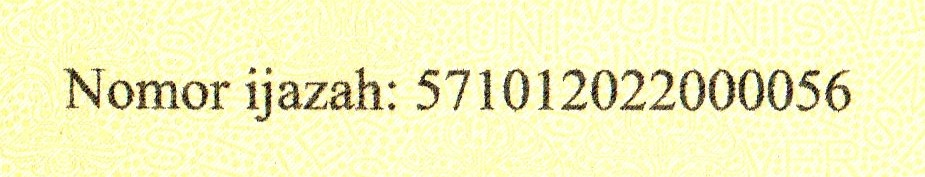
#> input picture gambar_4/01_HighQuality_Enhanced.jpg, 925 x 177 px; its folder holds only this picture in this run
$ python Program_tugas_4.py
#> lines starting #> are read from the running program, lines starting #| are printed output that depends on the picture
import cv2
import numpy as np
import matplotlib.pyplot as plt
import pytesseract
import os
import csv

# Menentukan folder input dan output
folder_gambar = "gambar_4"
folder_hasil = "hasil_tugas_4"
folder_enhancement = os.path.join(folder_hasil, "enhancement")
folder_histogram = os.path.join(folder_hasil, "histogram")
folder_ocr = os.path.join(folder_hasil, "ocr")

os.makedirs(folder_enhancement, exist_ok=True)
os.makedirs(folder_histogram, exist_ok=True)
os.makedirs(folder_ocr, exist_ok=True)

# Menentukan lokasi Tesseract OCR
pytesseract.pytesseract.tesseract_cmd = (
    r"C:\Program Files\Tesseract-OCR\tesseract.exe"
)

nilai_brightness = 50
ekstensi_gambar = (".jpg", ".jpeg", ".png", ".bmp", ".tif", ".tiff")

# Membaca daftar seluruh gambar
if not os.path.isdir(folder_gambar):
    raise FileNotFoundError(f"Folder '{folder_gambar}' tidak ditemukan.")

daftar_gambar = sorted(
    nama for nama in os.listdir(folder_gambar)
    if nama.lower().endswith(ekstensi_gambar)
    and os.path.isfile(os.path.join(folder_gambar, nama))
)

if not daftar_gambar:
    raise FileNotFoundError(f"Tidak ada gambar di folder '{folder_gambar}'.")

semua_hasil_ocr = []

# Memproses setiap gambar
for nomor, nama_file in enumerate(daftar_gambar, start=1):
    print(f"\nMemproses gambar {nomor}/{len(daftar_gambar)}: {nama_file}")

    path_gambar = os.path.join(folder_gambar, nama_file)
    gambar = cv2.imread(path_gambar)
#> gambar is the input picture: shape (177, 925, 3); mean B, G, R 191.1, 241.7, 242.4

    if gambar is None:
        print("Gambar tidak dapat dibaca, dilewati.")
        continue

    tinggi, lebar = gambar.shape[:2]
#> tinggi = 177; lebar = 925
    nama_dasar = os.path.splitext(nama_file)[0]

    # Mengubah gambar menjadi grayscale
    gray = cv2.cvtColor(gambar, cv2.COLOR_BGR2GRAY)
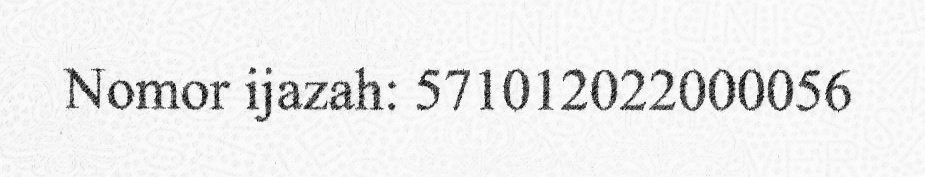
#> gray: shape (177, 925); min 1, max 254, mean 236.2

    # 1. Brightness adjustment
    brightness = cv2.convertScaleAbs(
        gray, alpha=1.0, beta=nilai_brightness
    )
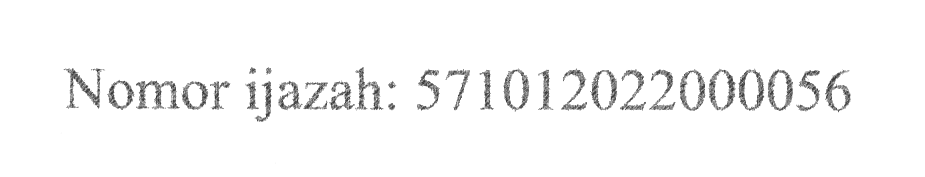
#> brightness: shape (177, 925); min 51, max 255, mean 247.8

    # 2. Contrast stretching
    min_val = np.min(gray)
#> min_val = 1
    max_val = np.max(gray)
#> max_val = 254

    if max_val != min_val:
        contrast = (
            (gray.astype(np.float32) - min_val)
            * 255 / (max_val - min_val)
        )
        contrast = np.clip(contrast, 0, 255).astype(np.uint8)
    else:
        contrast = gray.copy()

    # 3. Histogram equalization
    histogram_equalization = cv2.equalizeHist(gray)
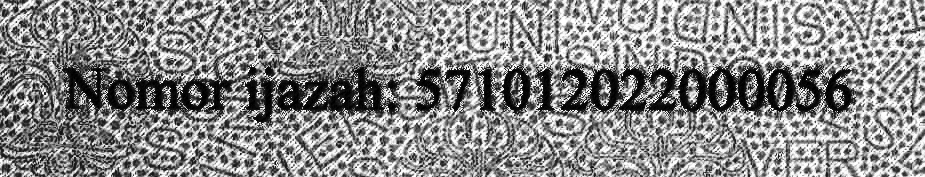
#> histogram_equalization: shape (177, 925); min 0, max 255, mean 136.8

    daftar_citra = [
        (gray, "Sebelum Enhancement (Grayscale)"),
        (brightness, "Brightness Adjustment"),
        (contrast, "Contrast Stretching"),
        (histogram_equalization, "Histogram Equalization")
    ]

    # Menampilkan dan menyimpan hasil enhancement
    fig, axes = plt.subplots(2, 2, figsize=(14, 9))
    fig.suptitle(
        "Hasil Enhancement\n" + nama_file,
        fontsize=15, fontweight="bold"
    )

    for ax, (citra, judul) in zip(axes.flat, daftar_citra):
        ax.imshow(citra, cmap="gray")
        ax.set_title(judul, fontsize=12, fontweight="bold", pad=10)
        ax.axis("off")
#> this loop made 4 passes
#> judul on passes 1 to 4: 'Sebelum Enhancement (Grayscale)', 'Brightness Adjustment', 'Contrast Stretching', 'Histogram Equalization'

    fig.subplots_adjust(
        top=0.86, bottom=0.05, left=0.03, right=0.97,
        hspace=0.25, wspace=0.08
    )

    path_enhancement = os.path.join(
        folder_enhancement, nama_dasar + "_enhancement.png"
    )
    fig.savefig(path_enhancement, dpi=150, bbox_inches="tight")
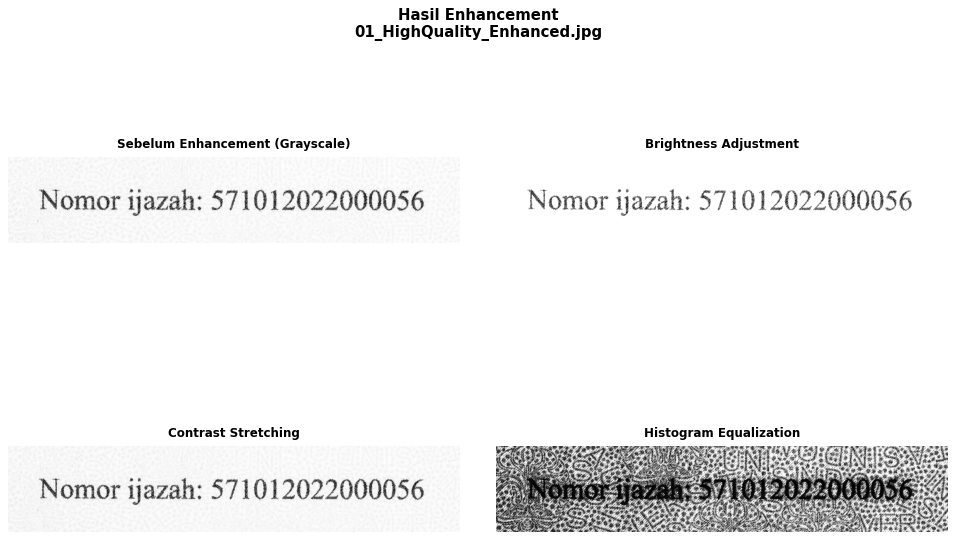
#> figure drawn by matplotlib, 4 panels
    plt.close(fig)

    # Membuat dan menyimpan histogram setiap metode
    fig, axes = plt.subplots(2, 2, figsize=(14, 9))
    fig.suptitle(
        "Histogram Citra\n" + nama_file,
        fontsize=16, fontweight="bold"
    )

    for ax, (citra, judul) in zip(axes.flat, daftar_citra):
        ax.hist(citra.ravel(), bins=256, range=[0, 256])
        ax.set_title(judul, fontsize=12, fontweight="bold", pad=10)
        ax.set_xlabel("Intensitas Piksel")
        ax.set_ylabel("Frekuensi")
        ax.set_xlim(0, 255)
        ax.grid(alpha=0.2)

    fig.subplots_adjust(
        top=0.86, bottom=0.09, left=0.08, right=0.97,
        hspace=0.38, wspace=0.25
    )

    path_histogram = os.path.join(
        folder_histogram, nama_dasar + "_histogram.png"
    )
    fig.savefig(path_histogram, dpi=150, bbox_inches="tight")
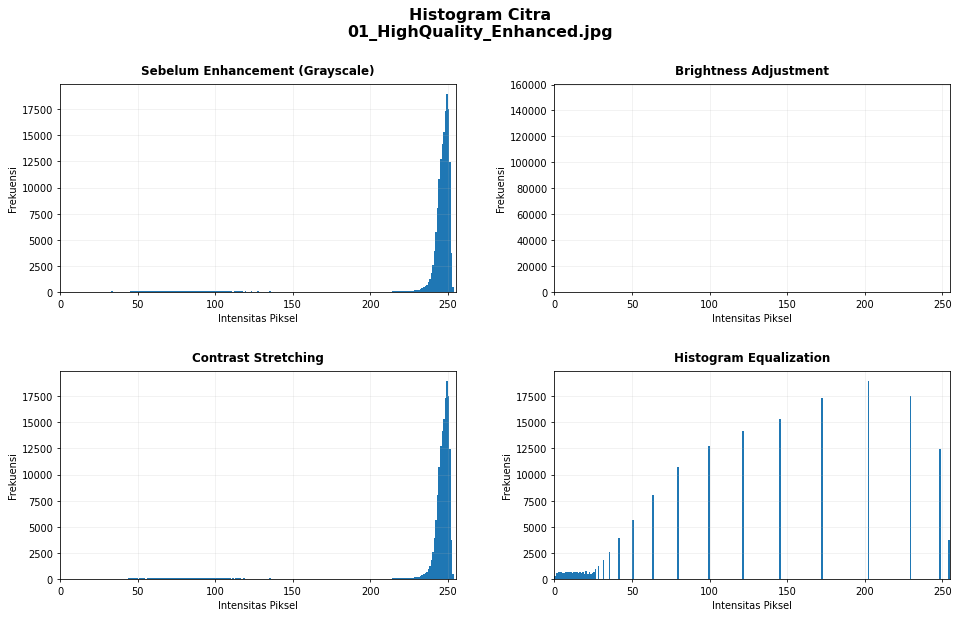
#> figure drawn by matplotlib, 4 panels; panel 1: tallest bar 18936 high, from x = 249 to 250; panel 2: tallest bar 152676 high, from x = 255 to 256; panel 3: tallest bar 18936 high, from x = 249 to 250; panel 4: tallest bar 18936 high, from x = 202 to 203
    plt.close(fig)

    # Melakukan OCR pada keempat versi citra
    hasil_ocr = {}

    for citra, nama_metode in daftar_citra:
#> (the run stopped early here; a loop or call above may not have finished)

$ run again, on gambar_4/07_ColorShift_WarmTint.jpg
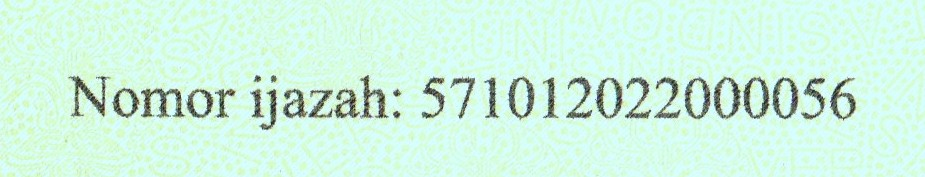
#> input picture gambar_4/07_ColorShift_WarmTint.jpg, 925 x 177 px
#> gambar is the input picture: shape (177, 925, 3); mean B, G, R 225, 243.1, 207.2
#> min_val = 22
#> max_val = 251
#> `histogram_equalization = cv2.equalizeHist(gray)`:
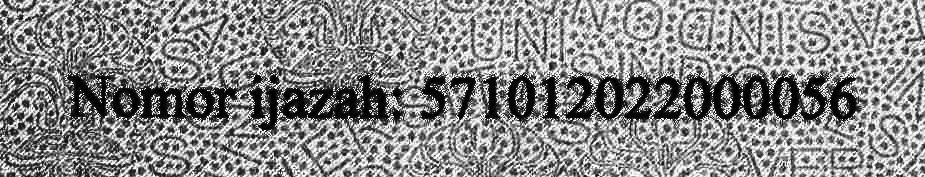
#> histogram_equalization: shape (177, 925); min 0, max 255, mean 137.7
#> the loop `for ax, (citra, judul) in zip(axes.flat, daftar_citra):` made 4 passes
#> judul on passes 1 to 4: 'Sebelum Enhancement (Grayscale)', 'Brightness Adjustment', 'Contrast Stretching', 'Histogram Equalization'
#> `fig.savefig(path_histogram, dpi=150, bbox_inches="tight")`:
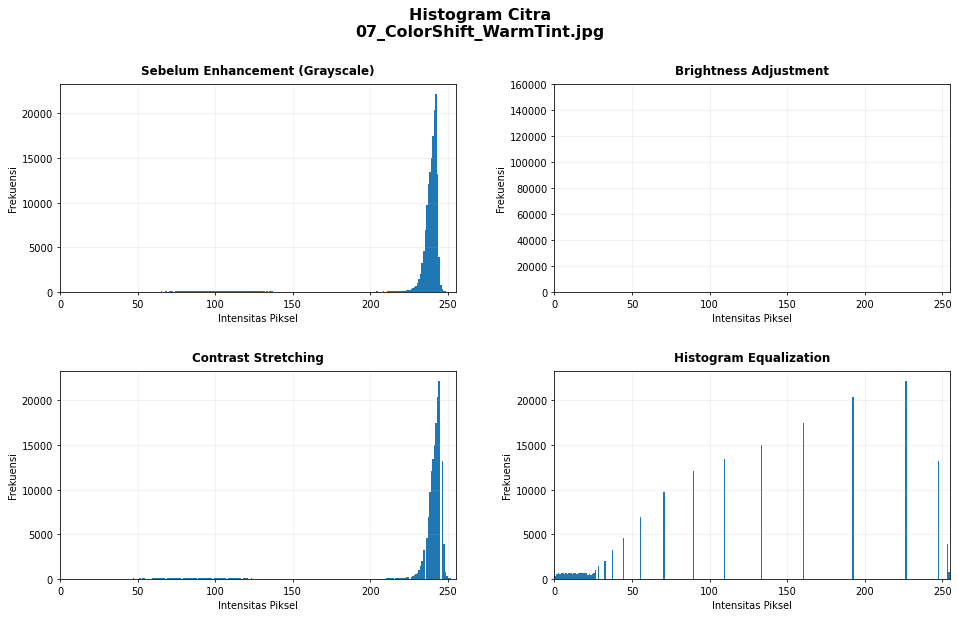
#> figure drawn by matplotlib, 4 panels; panel 1: tallest bar 22142 high, from x = 242 to 243; panel 2: tallest bar 152440 high, from x = 255 to 256; panel 3: tallest bar 22142 high, from x = 244 to 245; panel 4: tallest bar 22142 high, from x = 226 to 227

$ run again, on gambar_4/08_JPEGCompression_Artifacts.jpg
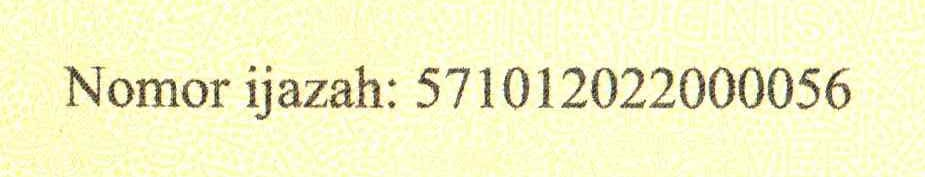
#> input picture gambar_4/08_JPEGCompression_Artifacts.jpg, 925 x 177 px
#> gambar is the input picture: shape (177, 925, 3); mean B, G, R 198.1, 243, 243
#> min_val = 10
#> max_val = 254
#> `histogram_equalization = cv2.equalizeHist(gray)`:
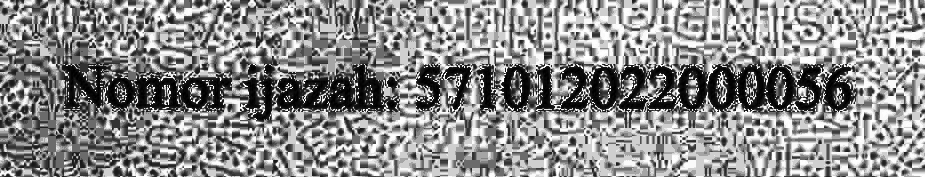
#> histogram_equalization: shape (177, 925); min 0, max 255, mean 138.9
#> the loop `for ax, (citra, judul) in zip(axes.flat, daftar_citra):` made 4 passes
#> judul on passes 1 to 4: 'Sebelum Enhancement (Grayscale)', 'Brightness Adjustment', 'Contrast Stretching', 'Histogram Equalization'
#> `fig.savefig(path_histogram, dpi=150, bbox_inches="tight")`:
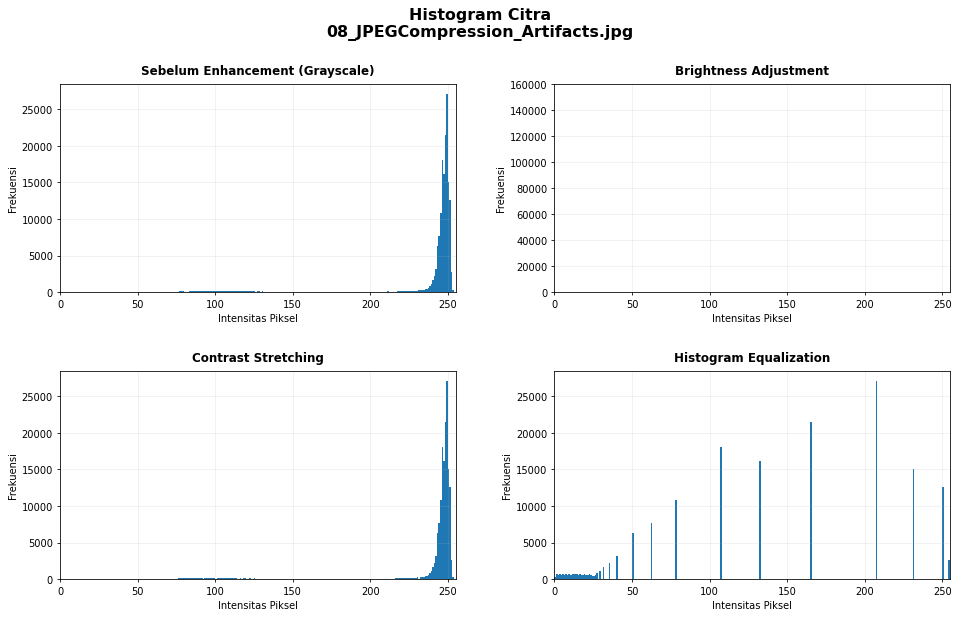
#> figure drawn by matplotlib, 4 panels; panel 1: tallest bar 27064 high, from x = 249 to 250; panel 2: tallest bar 152458 high, from x = 255 to 256; panel 3: tallest bar 27064 high, from x = 249 to 250; panel 4: tallest bar 27064 high, from x = 207 to 208

$ run again, on gambar_4/02_LowContrast.jpg
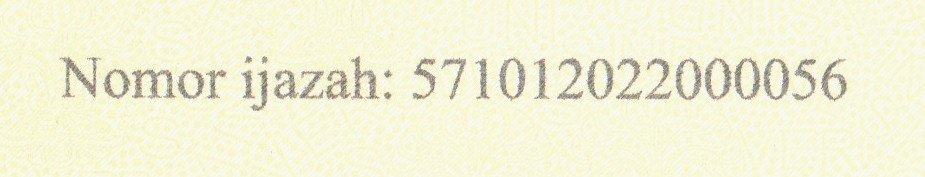
#> input picture gambar_4/02_LowContrast.jpg, 925 x 177 px
#> gambar is the input picture: shape (177, 925, 3); mean B, G, R 214.5, 241.8, 242.6
#> min_val = 109
#> max_val = 255
#> `histogram_equalization = cv2.equalizeHist(gray)`:
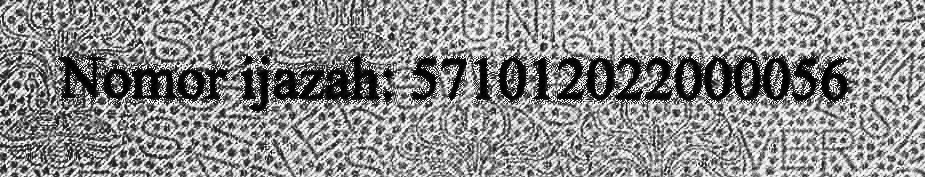
#> histogram_equalization: shape (177, 925); min 0, max 255, mean 139.7
#> the loop `for ax, (citra, judul) in zip(axes.flat, daftar_citra):` made 4 passes
#> judul on passes 1 to 4: 'Sebelum Enhancement (Grayscale)', 'Brightness Adjustment', 'Contrast Stretching', 'Histogram Equalization'
#> `fig.savefig(path_histogram, dpi=150, bbox_inches="tight")`:
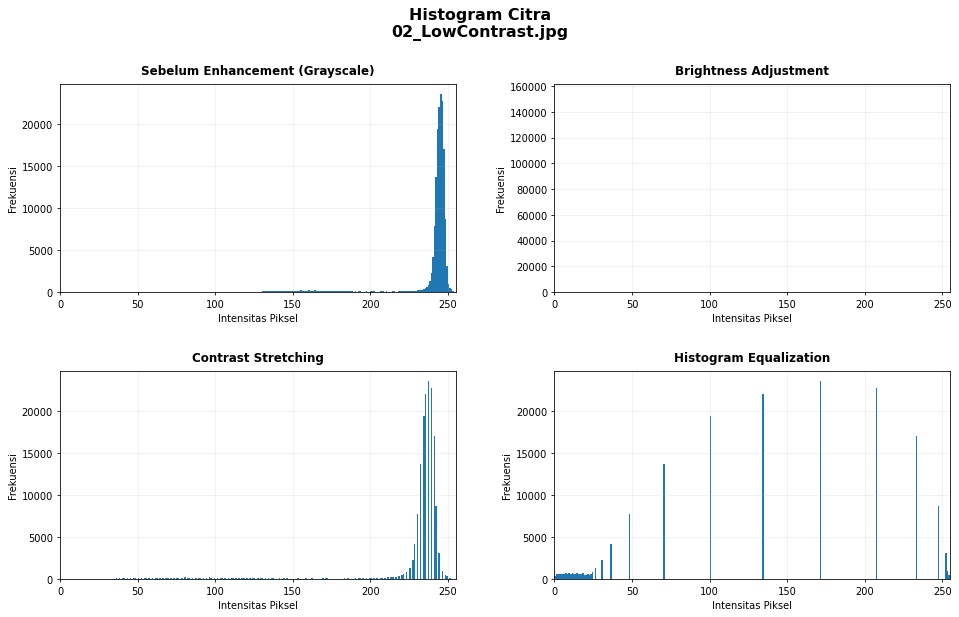
#> figure drawn by matplotlib, 4 panels; panel 1: tallest bar 23617 high, from x = 245 to 246; panel 2: tallest bar 153860 high, from x = 255 to 256; panel 3: tallest bar 23617 high, from x = 237 to 238; panel 4: tallest bar 23617 high, from x = 171 to 172
